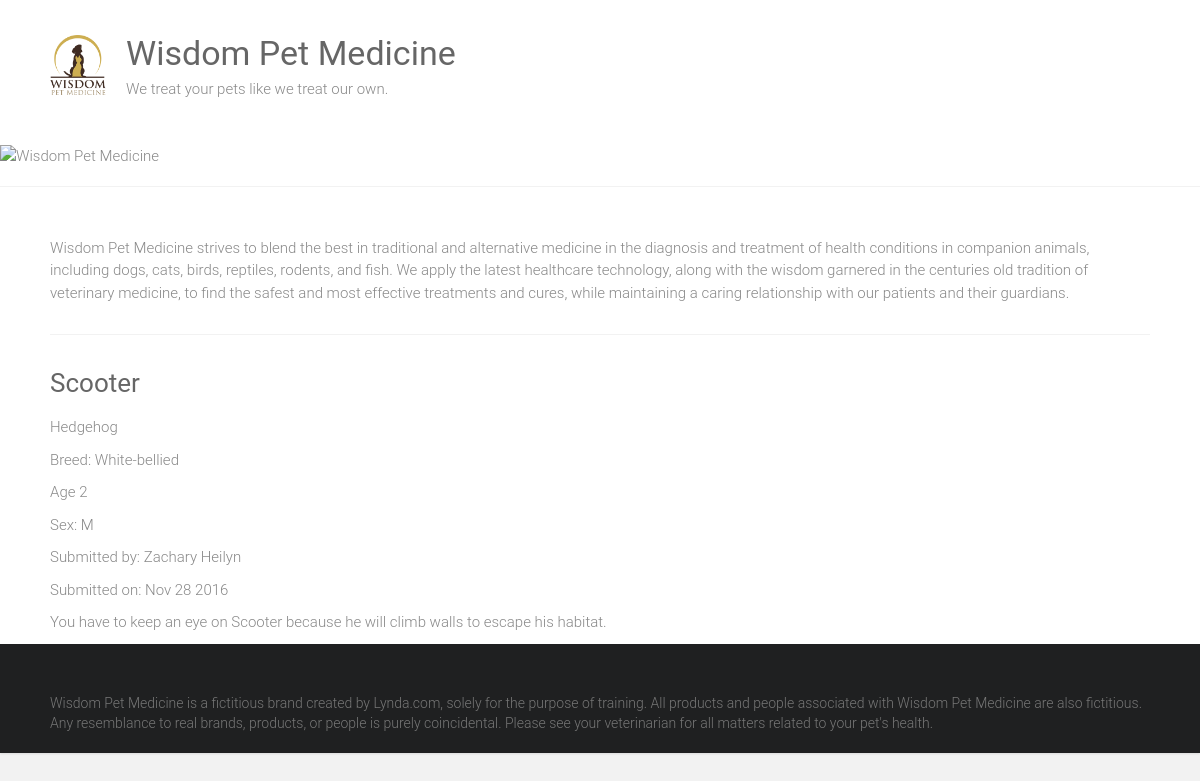
Page /adoptions/2/ on the committed database.
### adoptions/models.py (models this page shows)
class Pet(models.Model):
    SEX_CHOICES = [('M', 'Male'), ('F', 'Female')]
    name = models.CharField(max_length=100)
    submitter = models.CharField(max_length=100)
    species = models.CharField(max_length=30)
    breed = models.CharField(max_length=30, blank=True)
    description = models.TextField()
    sex = models.CharField(max_length=1, choices=SEX_CHOICES, blank = True)
    submission_date = models.DateTimeField()
    age = models.IntegerField(null=True)
    vaccinations = models.ManyToManyField('Vaccine', blank = True)

### adoptions/views.py (the view)
# urls.py: path('adoptions/<int:pet_id>/', views.pet_detail, name='pet_detail')
def pet_detail(request, pet_id):
    try:
        pet = Pet.objects.get(id = pet_id)
    except Pet.DoesNotExist:
        raise Http404('pet not found')
    return render(request, 'pet_detail.html',{
        'pet':pet,
    })

### adoptions/templates/pet_detail.html (shortened to what this page needs)
{% extends "base.html" %}
{% block content %}
<div>
    <h3>{{ pet.name|capfirst }}</h3>
    <p>{{ pet.species }}</p>
    {% if pet.breed %}
                <p>Breed: {{ pet.breed }}</p>
    {% endif %}
    {% if pet.age %}
                <p>Age {{ pet.age }}</p>
    {% endif %}
    {% if pet.sex %}
                <p>Sex: {{ pet.sex }}</p>
    {% endif %}
    <p>Submitted by: {{ pet.submitter }}</p>
    <p>Submitted on: {{ pet.submission_date|date:"M d Y" }}</p>
    <p>{{ pet.description }}</p>
</div>
{% endblock %}

### static/style.css (style rules this page uses)
html, body, div, span, applet, object, iframe, h1, h2, h3, h4, h5, h6, p, blockquote, pre, a, abbr, acronym, address, big, cite, code, del, dfn, em, font, ins, kbd, q, s, samp, small, strike, strong, sub, sup, tt, var, dl, dt, dd, ol, ul, li, fieldset, form, label, legend, table, caption, tbody, tfoot, thead, tr, th, td { border: 0; font: inherit; font-size: 100%; font-style: inherit; font-weight: inherit; margin: 0; outline: 0; padding: 0; vertical-align: baseline; }
html { overflow-y: scroll; -webkit-text-size-adjust: 100%; -ms-text-size-adjust: 100%; }
h1, h2, h3, h4, h5, h6 { color: #666666; line-height: 1.4; padding-bottom: 15px; font-weight: normal; }
h3 { font-size: 26px; }
body, button, input, select, textarea { color: #888888; font-size: 15px; line-height: 1.5; font-family: 'Roboto', sans-serif; font-weight: 300; }
p { color: #888888; font-size: 15px; line-height: 1.5; margin-bottom: 15px; font-weight: 300; }
body { background: #f2f2f2; }
body { padding-top: 30px; padding-bottom: 30px; }
body.wide { padding-top: 0; padding-bottom: 0; }
.single-page p { margin-bottom: 10px; }

### rows in the picture
Pet: name "Scooter", species "Hedgehog", breed "White-bellied", age "2", sex "M", submitter "Zachary Heilyn", submission_date "Nov 28 2016", description "You have to keep an eye on Scooter because he will climb walls to escape his habitat."
